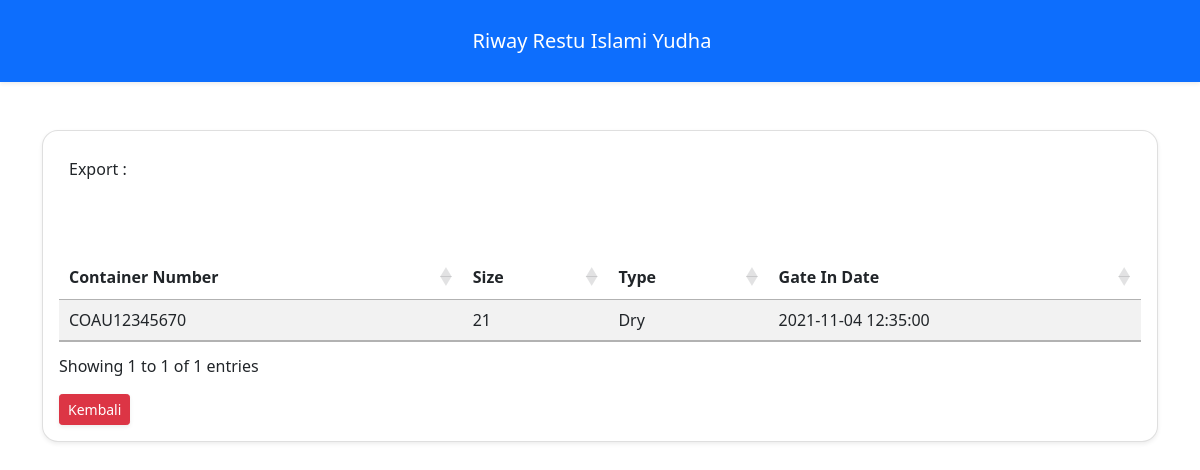
The page /cdp/detail/1 on the database its author committed.
### tables this page shows
CREATE TABLE `container` (
  `id` int(11) NOT NULL,
  `container_no` varchar(25) NOT NULL,
  `size` int(10) NOT NULL,
  `type` varchar(10) NOT NULL,
  `gate_in` datetime NOT NULL
);

### application/controllers/Cdp.php (called while the page is built, shortened)
<?php
class Cdp extends CI_Controller {
     public function __construct()
    {
        $this->load->model('Cdp_model');
        $this->load->library('form_validation');
    }
    public function detail($id)
    {
        $data['container'] = $this->Cdp_model->getContainerById($id);
        $this->load->view('templates/header');
        $this->load->view('cdp/detail', $data);
        $this->load->view('templates/footer');
    }
}

### index.php (called while the page is built, shortened)
<?php
require_once BASEPATH.'core/CodeIgniter.php';

### application/models/Cdp_model.php (called while the page is built, shortened)
<?php
class Cdp_model extends CI_model
{
    public function getContainerById($id)
    {
        return $this->db->get_where('container', ['id' => htmlspecialchars($id)])->row_array();
    }
}

### application/views/cdp/detail.php (the view, shortened to what this page needs)
<div class="container">
   <div class="card round shadow-sm my-5">
      <div class="card-body">
         <div id="buttons2" style="padding: 10px; margin-bottom: 10px;width: 25%;">
               <p>Export :</p>
         </div>
         <table class="table table-striped table-hover mt-5" id="myTable">
            <thead>
               <th>Container Number</th>
               <th>Size</th>
               <th>Type</th>
               <th>Gate In Date</th>
            </thead>
            <tbody>
                  <tr>
                     <td><?=$container['container_no']?></td>
                     <td><?=$container['size']?></td>
                     <td><?=$container['type']?></td>
                     <td><?=$container['gate_in']?></td>
                  </tr>
            </tbody>
         </table>
         <div class="row mt-3">
            <div class="col-sm">
               <a href="<?=base_url()?>" class="btn btn-danger btn-sm shadow-sm" >Kembali</a>
            </div>
         </div>
      </div>
   </div>
</div>

### application/views/templates/header.php (style rules this page uses)
.round { border-radius : 1em; }

### rows shown on the page
container: container_no "COAU12345670", size "21", type "Dry", gate_in "2021-11-04 12:35:00"
